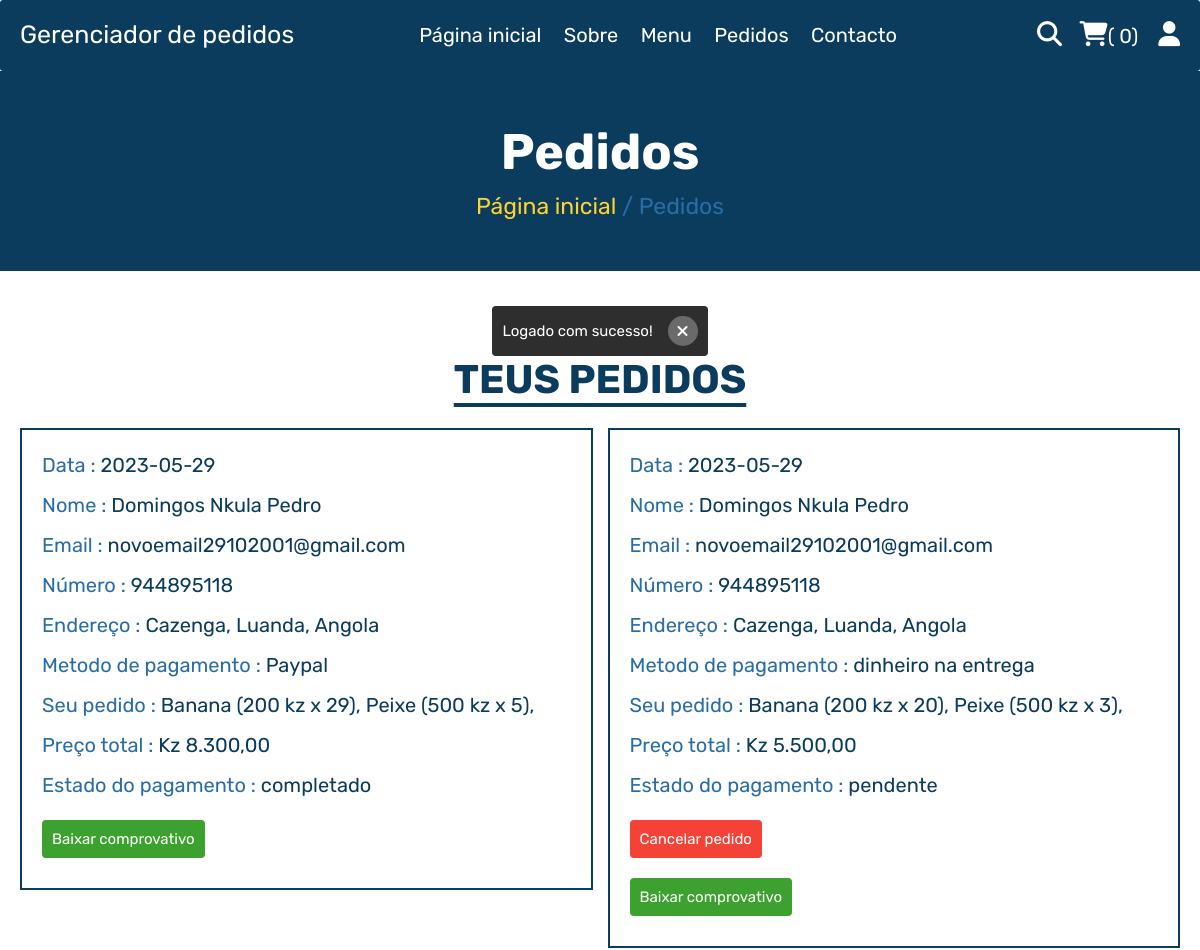
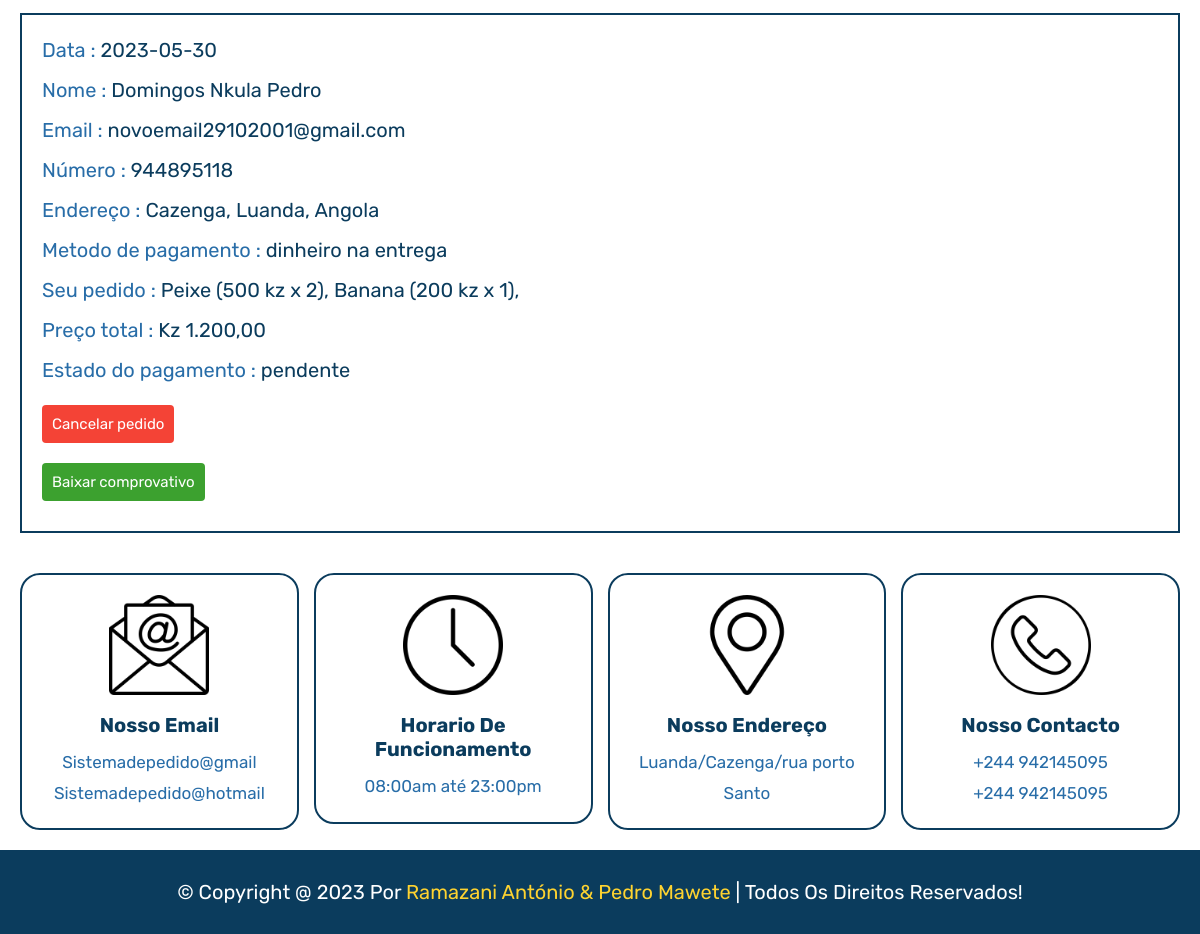
Page /pedidos.php (signed in) on the committed database (2 pictures, top to bottom).
### tables this page shows
CREATE TABLE `pedidos` (
  `id` varchar(255) NOT NULL,
  `user_id` int(100) NOT NULL,
  `nome` varchar(20) NOT NULL,
  `contacto` varchar(10) NOT NULL,
  `email` varchar(50) NOT NULL,
  `metodo` varchar(50) NOT NULL,
  `endereço` varchar(500) NOT NULL,
  `total_produtos` text NOT NULL,
  `total_preço` int(100) NOT NULL,
  `data` date NOT NULL DEFAULT current_timestamp(),
  `estado_pagamento` varchar(20) NOT NULL DEFAULT '1',
  `confirmacao_cliente` varchar(20) DEFAULT 'false',
  `confirmacao_motoboy` varchar(20) DEFAULT 'false',
  PRIMARY KEY (`id`)
);

### functions/pegarEstado.php (called while the page is built, shortened)
<?php
function pegarEstado($numero_do_estado){
    if($numero_do_estado == '1'):
        return "pendente";
    endif;
    if($numero_do_estado == '3'):
        return "completado";
    endif;
}

### pedidos.php (the view, shortened to what this page needs)
<?php
include __DIR__ . './components/connect.php';
include_once __DIR__ . './functions/pegarEstado.php';
if(isset($_SESSION['user_id'])){
   $user_id = $_SESSION['user_id'];
}else{
   $user_id = '';
   header('location:home.php');
};
?>
<!DOCTYPE html>
<html lang="pt-br">
<head>
   <link rel="stylesheet" href="https://cdnjs.cloudflare.com/ajax/libs/font-awesome/6.1.1/css/all.min.css">
   <link rel="stylesheet" href="./css/animate.min.css">
   <link rel="stylesheet" href="css/style.css">
</head>
<body>
<?php include __DIR__ . './components/usuario_cabeçalho.php'; ?>
<div class="heading">
   <h3>Pedidos</h3>
   <p><a href="html.php">Página inicial</a> <span> / Pedidos</span></p>
</div>
<section class="orders">
   <?php include_once __DIR__ . './components/html_mensagens_flash.php'; ?>
   <h1 class="titulo">Teus pedidos</h1>
   <div class="box-container">
   <?php
      if($user_id == ''):
         echo '<p class="empty">por favor inicie a sessão antes, para visualizar os pedidos</p>';
      else:
         $select_orders = $conn->prepare("SELECT * FROM `pedidos` WHERE user_id = ?");
         $select_orders->execute([$user_id]);
         $all_fetch_orders = $select_orders->fetchAll(PDO::FETCH_ASSOC);
         if(count($all_fetch_orders) > 0):
            foreach($all_fetch_orders as $fetch_orders):
               $all_produts = json_decode($fetch_orders['total_produtos'], true);
   ?>
   <div class="box">
      <p>Data : <span><?= $fetch_orders['data']; ?></span></p>
      <p>Nome : <span><?= $fetch_orders['nome']; ?></span></p>
      <p>Email : <span><?= $fetch_orders['email']; ?></span></p>
      <p>Número : <span><?= $fetch_orders['contacto']; ?></span></p>
      <p>Endereço : <span><?= $fetch_orders['endereço']; ?></span></p>
      <p>Metodo de pagamento : <span><?= $fetch_orders['metodo']; ?></span></p>
      <p>Seu pedido : <span>
         <?php
            foreach($all_produts as $product):
               $produto = $product['pedido'];
               echo "{$produto['nome']} ({$produto['preco']} kz x {$produto['qntd']}), \n";
            endforeach;
         ?>
      </span></p>
      <p>Preço total : <span>Kz <?= number_format($fetch_orders['total_preço'], 2, ",", ".") ; ?></span></p>
      <p>Estado do pagamento : <span style="color:<?php ?>"><?= pegarEstado($fetch_orders['estado_pagamento']); ?></span> </p>
      <?php if($fetch_orders['estado_pagamento'] == '1' && $fetch_orders['confirmacao_cliente'] != "true"): ?>
         <a class="btn-cancelar-pedido" href="functions/cancelar_pedido.php?id_pedido=<?= $fetch_orders['id']; ?>">
               Cancelar pedido
         </a>
      <?php endif; ?>
      <?php
         if($fetch_orders['estado_pagamento'] != '0'):
      ?>
      <a class="btn-cancelar-pedido ok" href="generator-pdf.php?idPedido=<?= $fetch_orders['id']; ?>">
                  Baixar comprovativo
      </a>
      <?php endif; ?>
   </div>
   <?php
         endforeach;
         else:
            echo '<p class="empty">nenhum pedido feito ainda!</p>';
         endif;
      endif;
   ?>
   </div>
</section>
<?php include 'components/footer.php'; ?>
</body>
</html>

### css/style.css (style rules this page uses)
:root { --yellow:#fed330; --red:#e74c3c; --white:#fff; --black:#0B3C5D; --light-color:#286DA8; --border:.2rem solid var(--black); }
* { font-family: 'Rubik', sans-serif; margin:0; padding:0; box-sizing: border-box; outline: none; border: none; text-decoration: none; }
html { font-size: 62.5%; overflow-x: hidden; scroll-behavior: smooth; stop-opacity: 7rem; }
section { margin:0 auto; max-width: 1200px; padding:2rem; }
.titulo { text-align: center; margin-bottom: 2.5rem; font-size: 4rem; color:var(--black); text-transform: uppercase; text-decoration: underline; text-underline-offset: 1rem; }
.heading { display: flex; align-items: center; justify-content: center; gap:1rem; flex-flow: column; background-color: var(--black); min-height: 20rem; }
.heading h3 { font-size: 5rem; color:var(--white); text-transform: capitalize; }
.heading p { font-size: 2.3rem; color:var(--light-color); }
.heading p a { color:var(--yellow); }
.orders .box-container { display: flex; flex-wrap: wrap; gap:1.5rem; align-items: flex-start; }
.orders .box-container .box { padding:1rem 2rem; border:var(--border); flex:1 1 40rem; }
.orders .box-container .box p { line-height: 1.5; margin:1rem 0; font-size: 2rem; color:var(--light-color); }
.orders .box-container .box p span { color:var(--black); }
.box .btn-cancelar-pedido { background-color: #F44336; padding: 1rem; color: #fff; font-size: 1.5rem; border-radius: 4px; margin: 2rem 0px; display: block; width: fit-content; }
.box .btn-cancelar-pedido.ok { background-color: #3ca12f; }

### rows in the picture
pedidos: data "2023-05-29", nome "Domingos Nkula Pedro", email "novoemail29102001@gmail.com", contacto "944895118", endereço "Cazenga, Luanda, Angola", metodo "Paypal", nome "Banana", preco "200", qntd "29", nome "Peixe", preco "500", qntd "5", total_preço "8.300,00", estado_pagamento "completado"
pedidos: data "2023-05-29", nome "Domingos Nkula Pedro", email "novoemail29102001@gmail.com", contacto "944895118", endereço "Cazenga, Luanda, Angola", metodo "dinheiro na entrega", nome "Banana", preco "200", qntd "20", nome "Peixe", preco "500", qntd "3", total_preço "5.500,00", estado_pagamento "pendente"
pedidos: data "2023-05-30", nome "Domingos Nkula Pedro", email "novoemail29102001@gmail.com", contacto "944895118", endereço "Cazenga, Luanda, Angola", metodo "dinheiro na entrega", nome "Peixe", preco "500", qntd "2", nome "Banana", preco "200", qntd "1", total_preço "1.200,00", estado_pagamento "pendente"

### other values in the picture
$total_cart_items "0"
$msg "Logado com sucesso!"
